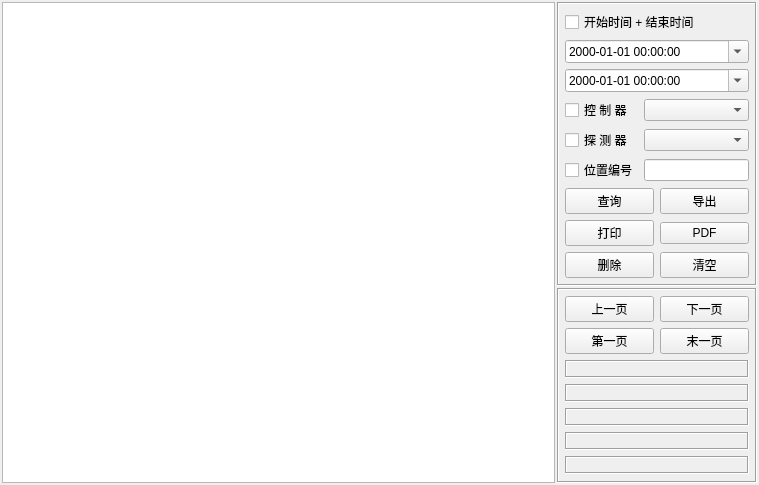
<?xml version="1.0" encoding="UTF-8"?>
<ui version="4.0">
 <class>frmDataNode</class>
 <widget class="QWidget" name="frmDataNode">
  <property name="geometry">
   <rect>
    <x>0</x>
    <y>0</y>
    <width>759</width>
    <height>485</height>
   </rect>
  </property>
  <property name="windowTitle">
   <string>Form</string>
  </property>
  <layout class="QVBoxLayout" name="verticalLayout">
   <property name="spacing">
    <number>0</number>
   </property>
   <property name="leftMargin">
    <number>0</number>
   </property>
   <property name="topMargin">
    <number>0</number>
   </property>
   <property name="rightMargin">
    <number>0</number>
   </property>
   <property name="bottomMargin">
    <number>0</number>
   </property>
   <item>
    <widget class="QWidget" name="widget" native="true">
     <property name="autoFillBackground">
      <bool>true</bool>
     </property>
     <layout class="QGridLayout" name="gridLayout_3">
      <property name="leftMargin">
       <number>2</number>
      </property>
      <property name="topMargin">
       <number>2</number>
      </property>
      <property name="rightMargin">
       <number>2</number>
      </property>
      <property name="bottomMargin">
       <number>2</number>
      </property>
      <property name="spacing">
       <number>2</number>
      </property>
      <item row="0" column="1">
       <widget class="QFrame" name="frameRight">
        <property name="minimumSize">
         <size>
          <width>200</width>
          <height>0</height>
         </size>
        </property>
        <property name="maximumSize">
         <size>
          <width>200</width>
          <height>16777215</height>
         </size>
        </property>
        <property name="frameShape">
         <enum>QFrame::Box</enum>
        </property>
        <property name="frameShadow">
         <enum>QFrame::Sunken</enum>
        </property>
        <layout class="QGridLayout" name="gridLayout_2">
         <property name="leftMargin">
          <number>6</number>
         </property>
         <property name="topMargin">
          <number>6</number>
         </property>
         <property name="rightMargin">
          <number>6</number>
         </property>
         <property name="bottomMargin">
          <number>6</number>
         </property>
         <item row="0" column="0" colspan="2">
          <widget class="QCheckBox" name="ckTimeStart">
           <property name="minimumSize">
            <size>
             <width>0</width>
             <height>0</height>
            </size>
           </property>
           <property name="text">
            <string>开始时间 + 结束时间</string>
           </property>
          </widget>
         </item>
         <item row="1" column="0" colspan="2">
          <widget class="QDateTimeEdit" name="dateStart">
           <property name="sizePolicy">
            <sizepolicy hsizetype="Expanding" vsizetype="Fixed">
             <horstretch>0</horstretch>
             <verstretch>0</verstretch>
            </sizepolicy>
           </property>
           <property name="displayFormat">
            <string>yyyy-MM-dd HH:mm:ss</string>
           </property>
           <property name="calendarPopup">
            <bool>true</bool>
           </property>
          </widget>
         </item>
         <item row="2" column="0" colspan="2">
          <widget class="QDateTimeEdit" name="dateEnd">
           <property name="sizePolicy">
            <sizepolicy hsizetype="Expanding" vsizetype="Fixed">
             <horstretch>0</horstretch>
             <verstretch>0</verstretch>
            </sizepolicy>
           </property>
           <property name="displayFormat">
            <string>yyyy-MM-dd HH:mm:ss</string>
           </property>
           <property name="calendarPopup">
            <bool>true</bool>
           </property>
          </widget>
         </item>
         <item row="3" column="0">
          <widget class="QCheckBox" name="ckDeviceName">
           <property name="sizePolicy">
            <sizepolicy hsizetype="Fixed" vsizetype="Fixed">
             <horstretch>0</horstretch>
             <verstretch>0</verstretch>
            </sizepolicy>
           </property>
           <property name="minimumSize">
            <size>
             <width>0</width>
             <height>0</height>
            </size>
           </property>
           <property name="text">
            <string>控 制 器</string>
           </property>
          </widget>
         </item>
         <item row="3" column="1">
          <widget class="QComboBox" name="cboxDeviceName">
           <property name="sizePolicy">
            <sizepolicy hsizetype="Expanding" vsizetype="Fixed">
             <horstretch>0</horstretch>
             <verstretch>0</verstretch>
            </sizepolicy>
           </property>
          </widget>
         </item>
         <item row="4" column="0">
          <widget class="QCheckBox" name="ckNodeName">
           <property name="text">
            <string>探 测 器</string>
           </property>
          </widget>
         </item>
         <item row="4" column="1">
          <widget class="QComboBox" name="cboxNodeName"/>
         </item>
         <item row="5" column="0">
          <widget class="QCheckBox" name="ckPositionID">
           <property name="text">
            <string>位置编号</string>
           </property>
          </widget>
         </item>
         <item row="5" column="1">
          <widget class="QLineEdit" name="txtPositionID"/>
         </item>
         <item row="6" column="0" colspan="2">
          <layout class="QGridLayout" name="gridLayout">
           <item row="0" column="0">
            <widget class="QPushButton" name="btnSelect">
             <property name="text">
              <string>查询</string>
             </property>
             <property name="icon">
              <iconset resource="../other/main.qrc">
               <normaloff>:/image/btn_search.png</normaloff>:/image/btn_search.png</iconset>
             </property>
            </widget>
           </item>
           <item row="0" column="1">
            <widget class="QPushButton" name="btnExcel">
             <property name="text">
              <string>导出</string>
             </property>
             <property name="icon">
              <iconset resource="../other/main.qrc">
               <normaloff>:/image/btn_excel.png</normaloff>:/image/btn_excel.png</iconset>
             </property>
            </widget>
           </item>
           <item row="1" column="0">
            <widget class="QPushButton" name="btnPrint">
             <property name="text">
              <string>打印</string>
             </property>
             <property name="icon">
              <iconset resource="../other/main.qrc">
               <normaloff>:/image/btn_print.png</normaloff>:/image/btn_print.png</iconset>
             </property>
            </widget>
           </item>
           <item row="1" column="1">
            <widget class="QPushButton" name="btnPdf">
             <property name="text">
              <string>PDF</string>
             </property>
             <property name="icon">
              <iconset resource="../other/main.qrc">
               <normaloff>:/image/btn_pdf.png</normaloff>:/image/btn_pdf.png</iconset>
             </property>
            </widget>
           </item>
           <item row="2" column="0">
            <widget class="QPushButton" name="btnDelete">
             <property name="styleSheet">
              <string notr="true"/>
             </property>
             <property name="text">
              <string>删除</string>
             </property>
             <property name="icon">
              <iconset resource="../other/main.qrc">
               <normaloff>:/image/btn_close.png</normaloff>:/image/btn_close.png</iconset>
             </property>
            </widget>
           </item>
           <item row="2" column="1">
            <widget class="QPushButton" name="btnClear">
             <property name="text">
              <string>清空</string>
             </property>
             <property name="icon">
              <iconset resource="../other/main.qrc">
               <normaloff>:/image/btn_delete.png</normaloff>:/image/btn_delete.png</iconset>
             </property>
            </widget>
           </item>
          </layout>
         </item>
        </layout>
       </widget>
      </item>
      <item row="1" column="1">
       <widget class="QFrame" name="frameBottom">
        <property name="frameShape">
         <enum>QFrame::Box</enum>
        </property>
        <property name="frameShadow">
         <enum>QFrame::Sunken</enum>
        </property>
        <layout class="QGridLayout" name="gridLayout_5">
         <property name="leftMargin">
          <number>6</number>
         </property>
         <property name="topMargin">
          <number>6</number>
         </property>
         <property name="rightMargin">
          <number>6</number>
         </property>
         <property name="bottomMargin">
          <number>6</number>
         </property>
         <item row="0" column="0">
          <widget class="QPushButton" name="btnPre">
           <property name="minimumSize">
            <size>
             <width>50</width>
             <height>0</height>
            </size>
           </property>
           <property name="text">
            <string>上一页</string>
           </property>
           <property name="iconSize">
            <size>
             <width>18</width>
             <height>18</height>
            </size>
           </property>
          </widget>
         </item>
         <item row="0" column="1">
          <widget class="QPushButton" name="btnNext">
           <property name="minimumSize">
            <size>
             <width>50</width>
             <height>0</height>
            </size>
           </property>
           <property name="text">
            <string>下一页</string>
           </property>
           <property name="iconSize">
            <size>
             <width>18</width>
             <height>18</height>
            </size>
           </property>
          </widget>
         </item>
         <item row="1" column="0">
          <widget class="QPushButton" name="btnFirst">
           <property name="minimumSize">
            <size>
             <width>50</width>
             <height>0</height>
            </size>
           </property>
           <property name="text">
            <string>第一页</string>
           </property>
           <property name="iconSize">
            <size>
             <width>18</width>
             <height>18</height>
            </size>
           </property>
          </widget>
         </item>
         <item row="1" column="1">
          <widget class="QPushButton" name="btnLast">
           <property name="minimumSize">
            <size>
             <width>50</width>
             <height>0</height>
            </size>
           </property>
           <property name="text">
            <string>末一页</string>
           </property>
           <property name="iconSize">
            <size>
             <width>18</width>
             <height>18</height>
            </size>
           </property>
          </widget>
         </item>
         <item row="2" column="0" colspan="2">
          <widget class="QLabel" name="labPageCurrent">
           <property name="frameShape">
            <enum>QFrame::Box</enum>
           </property>
           <property name="frameShadow">
            <enum>QFrame::Sunken</enum>
           </property>
           <property name="text">
            <string/>
           </property>
           <property name="alignment">
            <set>Qt::AlignCenter</set>
           </property>
          </widget>
         </item>
         <item row="3" column="0" colspan="2">
          <widget class="QLabel" name="labPageCount">
           <property name="frameShape">
            <enum>QFrame::Box</enum>
           </property>
           <property name="frameShadow">
            <enum>QFrame::Sunken</enum>
           </property>
           <property name="text">
            <string/>
           </property>
           <property name="alignment">
            <set>Qt::AlignCenter</set>
           </property>
          </widget>
         </item>
         <item row="4" column="0" colspan="2">
          <widget class="QLabel" name="labResultCount">
           <property name="frameShape">
            <enum>QFrame::Box</enum>
           </property>
           <property name="frameShadow">
            <enum>QFrame::Sunken</enum>
           </property>
           <property name="text">
            <string/>
           </property>
           <property name="alignment">
            <set>Qt::AlignCenter</set>
           </property>
          </widget>
         </item>
         <item row="5" column="0" colspan="2">
          <widget class="QLabel" name="labResultCurrent">
           <property name="frameShape">
            <enum>QFrame::Box</enum>
           </property>
           <property name="frameShadow">
            <enum>QFrame::Sunken</enum>
           </property>
           <property name="text">
            <string/>
           </property>
           <property name="alignment">
            <set>Qt::AlignCenter</set>
           </property>
          </widget>
         </item>
         <item row="6" column="0" colspan="2">
          <widget class="QLabel" name="labResult">
           <property name="frameShape">
            <enum>QFrame::Box</enum>
           </property>
           <property name="frameShadow">
            <enum>QFrame::Sunken</enum>
           </property>
           <property name="text">
            <string/>
           </property>
           <property name="alignment">
            <set>Qt::AlignCenter</set>
           </property>
          </widget>
         </item>
         <item row="7" column="0" colspan="2">
          <spacer name="verticalSpacer">
           <property name="orientation">
            <enum>Qt::Vertical</enum>
           </property>
           <property name="sizeHint" stdset="0">
            <size>
             <width>20</width>
             <height>40</height>
            </size>
           </property>
          </spacer>
         </item>
        </layout>
       </widget>
      </item>
      <item row="0" column="0" rowspan="2">
       <widget class="QTableView" name="tableView">
        <property name="styleSheet">
         <string notr="true"/>
        </property>
       </widget>
      </item>
     </layout>
    </widget>
   </item>
  </layout>
 </widget>
 <resources>
  <include location="../other/main.qrc"/>
 </resources>
 <connections/>
</ui>
